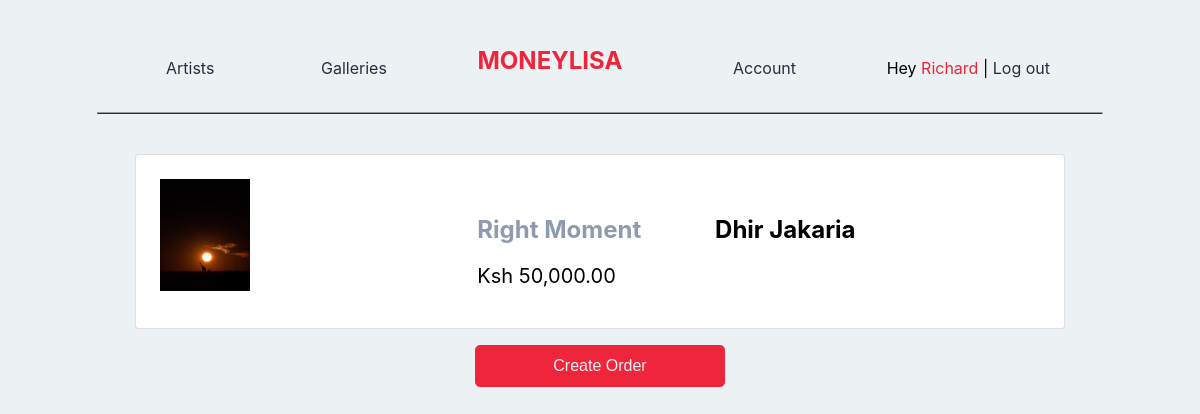
Page /cart.php?id=25 (signed in) on the committed database.
### tables this page shows
CREATE TABLE `users` (
  `id` int(11) NOT NULL,
  `name` varchar(128) NOT NULL,
  `email` varchar(255) NOT NULL,
  `password_hash` varchar(255) NOT NULL,
  `isAdmin` varchar(20) DEFAULT 'no',
  `isArtist` varchar(20) DEFAULT 'no',
  `created_at` timestamp NOT NULL DEFAULT current_timestamp()
);

CREATE TABLE `art` (
  `id` int(11) NOT NULL,
  `artist_id` int(11) DEFAULT NULL,
  `artist_name` varchar(128) DEFAULT NULL,
  `title` varchar(128) NOT NULL,
  `story` longtext NOT NULL,
  `price` int(128) NOT NULL,
  `palletes` int(128) DEFAULT NULL,
  `img_path` varchar(255) NOT NULL,
  `created_at` timestamp NULL DEFAULT current_timestamp()
);

### cart.php (the view, shortened to what this page needs)
<?php
if (isset($_SESSION['user_id'])) {
    $mysqli = require __DIR__ . '/database.php';
    $fetch_user_session = "SELECT * FROM users
            WHERE id = {$_SESSION['user_id']}";
    $result = $mysqli->query($fetch_user_session);
    $user = $result->fetch_assoc();
} else {
    header('Location: home.php');
}
?>
<?php
$fetch_art_session = "SELECT * FROM art WHERE id = {$_GET['id']}";
$result = $mysqli->query($fetch_art_session);
$piece = $result->fetch_assoc();
?>
<!DOCTYPE html>
<html lang='en'>
<head>
    <link rel='stylesheet' href='styles/main.css'>
    <link rel='stylesheet' href='styles/utility.css'>
    <link rel='stylesheet' href='https://cdn.jsdelivr.net/npm/bootstrap-icons@1.8.1/font/bootstrap-icons.css'>
</head>
<body>
    <?php include __DIR__ . '/navbar.php'; ?>
    <main>
        <div class='container'>
            <div class='card card-short mt-6'>
                <div class='row'>
                    <div class='col-lg-4 col-md-8 col-sm-12'>
                        <img src='<?= $piece['img_path'] ?>' style='max-height: 20vh !important;' alt='<?= $piece['title'] ?>' class='p-4'>
                    </div>
                    <div class='col-lg-8 col-md-4 col-sm-12 ps-3 py-4'>
                        <div class='card-body'>
                            <div class='row'>
                                <div class='col-5 col-md-5 col-sm-12'>
                                    <h2 class='manatee'><?= $piece['title'] ?></h2>
                                </div>
                                <div class='col-lg-6 col-md-6 col-sm-12'>
                                    <h2 class=''><?= $piece['artist_name'] ?></h2>
                                </div>
                            </div>
                            <span class='card-text fs-5'>
                                Ksh <?= number_format($piece['price'], 2) ?></span>
                        </div>
                    </div>
                </div>
            </div>
            <center class='mt-4'>
                <form action='process-create-art-order.php' method='POST'>
                    <?php
                    $fetch_order_session = "SELECT * FROM art_orders
                            WHERE piece_id = {$piece['id']}";
                    $result = $mysqli->query($fetch_order_session);
                    if ($result->num_rows > 0) {
                        echo "<p class='text-danger'>An order has already been placed for this piece. There still are lots of awesome art.</p>";
                        echo "<a href='home.php' class='btn btn-lg btn-imperial'>Back to Art</a>";
                    } else {
                        echo "<button type='submit' class='btn btn-lg btn-imperial'>Create Order</button>";
                    }
                    ?>
                </form>
            </center>
        </div>
    </main>
</body>
</html>

### navbar.php (shortened to what this page needs)
<nav class='navbar sticky-top mobile-hide'>
    <div class='container-fluid'>
        <ul class='navbar-nav'>
            <li class='nav-item'>
                <a href='artists.php' class='nav-link'>Artists</a>
            </li>
        </ul>
        <ul class='navbar-nav'>
            <li class='nav-item'>
                <a href='galleries.php' class='nav-link'>Galleries</a>
            </li>
        </ul>
        <a href='home.php' class='nav-header mr-5'>
            MONEYLISA
        </a>
        <ul class='navbar-nav'>
            <li class='nav-item'>
                <?php if (isset($user)) : ?>
                    <a href='enthusiast-art-orders.php?id=<?= $_SESSION['user_id'] ?>' class='nav-link'>
                        Account
                    </a>
                <?php else : ?>
                    <a href='signin.php' class='nav-link'>
                        Account
                    </a>
                <?php endif; ?>
            </li>
        </ul>
        <ul class='navbar-nav'>
            <li class='nav-item'>
                <?php if (isset($user)) : ?>
                    <p>
                        Hey
                        <a href='enthusiast-art-orders.php?id=<?= $_SESSION['user_id'] ?>'>
                            <?= substr($user['name'], 0, strpos($user['name'], ' ')) ?>
                        </a>
                        |
                        <a href='logout.php' class='space-cadet'>Log out</a>
                    </p>
                <?php else : ?>
                    <div class='col-lg-12'>
                        <p><a href='signin.php'>Sign In</a> or <a href='signup.php'>Sign Up</a></p>
                    </div>
                <?php endif; ?>
            </li>
        </ul>
    </div>
    <hr class='mobile-hide hr' />
</nav>

### styles/main.css (style rules this page uses)
:root { --space-cadet: #2b2d42ff; --space-cadet-light: #2b2d42ff; --manatee: #8d99aeff; --cultured: #edf2f4ff; --imperial-red: #ef233cff; --imperial-red-light: #f25f5cff; --space-cadet: hsla(235, 21%, 21%, 1); --manatee: hsla(218, 17%, 62%, 1); --cultured: hsla(197, 24%, 94%, 1); --imperial-red: hsla(353, 86%, 54%, 1); --inter: -apple-system, BlinkMacSystemFont, 'Inter', 'Segoe UI', 'Roboto', 'Oxygen', 'Ubuntu', 'Cantarell', 'Fira Sans', 'Droid Sans', 'Helvetica Neue', sans-serif; }
.navbar { position: relative; display: flex; flex-wrap: wrap; align-items: center; justify-content: space-between; padding-top: 0.5rem; padding-bottom: 0.5rem; background-color: var(--cultured); }
.sticky-top { position: -webkit-sticky; position: sticky; top: 0; z-index: 1020; }
.navbar > .container, .navbar > .container-fluid, .navbar > .container-flex { display: flex; flex-wrap: inherit; align-items: center; justify-content: space-between; }
.navbar-nav { display: flex; flex-direction: column; padding-left: 0; margin-bottom: 0; list-style: none; }
.nav-link { display: block; padding: 0.5rem 1rem; color: var(--space-cadet); text-decoration: none; transition: color 0.15s ease-in-out, background-color 0.15s ease-in-out, border-color 0.15s ease-in-out, text-decoration 0.25s ease-in-out; }
body { font-family: var(--inter); background-color: var(--cultured); }
a { color: var(--imperial-red); text-decoration: none; }
.nav-header { font-size: 1.5rem; font-weight: 700; color: var(--imperial-red); text-decoration: none solid 5px var(--space-cadet); }
.space-cadet { color: var(--space-cadet); }
.manatee { color: var(--manatee); }
.hr { width: 85%; border-bottom: solid 1px var(--space-cadet); }
* { box-sizing: border-box; }
.container { width: 100%; padding-left: 15px; padding-right: 15px; margin: 0 auto; }
.container-fluid { padding-left: 30px; padding-right: 30px; padding-top: 10px; padding-bottom: 10px; margin-right: auto; margin-left: auto; }
.row { --gutter-x: 1.5rem; --gutter-x: 0; display: flex; flex-wrap: wrap; margin-top: calc(-1 * var(--gutter-y)); margin-right: calc(-0.5 * var(--gutter-x)); margin-left: calc(-0.5 * var(--gutter-x)); }
.row > * { flex-shrink: 0; width: 100%; max-width: 100%; padding-right: calc(var(--gutter-x) * 0.5); padding-left: calc(var(--gutter-x) * 0.5); margin-top: var(--gutter-y); }
.btn { display: inline-block; font-weight: 400; line-height: 1.5; color: #212529; text-align: center; text-decoration: none; vertical-align: middle; cursor: select; -webkit-user-select: none; -moz-user-select: none; user-select: none; background-color: transparent; border: 1px solid transparent; padding: 0.375rem 0.75rem; font-size: 1rem; border-radius: 0.25rem; transition: color 0.15s ease-in-out, background-color 0.15s ease-in-out, border-color 0.15s ease-in-out, box-shadow 0.15s ease-in-out; }
.btn-lg { line-height: 1.5; min-width: 250px; padding: 0.5rem 1rem; font-size: 1rem; border-radius: 0.3rem; }
.btn-imperial { display: inline-block; background-color: var(--imperial-red); border: 1px solid var(--imperial-red); text-align: center; color: var(--cultured); vertical-align: middle; margin: auto; }
.card { position: relative; display: flex; flex-direction: column; min-width: 0; word-wrap: break-word; background-color: #fff; background-clip: border-box; border: 1px solid rgba(0, 0, 0, 0.125); border-radius: 0.25rem; }
.card-short { max-height: 30vh !important; }
.card-body { flex: 1 1 auto; padding: 1rem 1rem; }
.card-text:last-child { margin-bottom: 0; }

### rows in the picture
users: name "Richard"
art: img_path (picture), title "Right Moment", artist_name "Dhir Jakaria", price "50,000.00"
